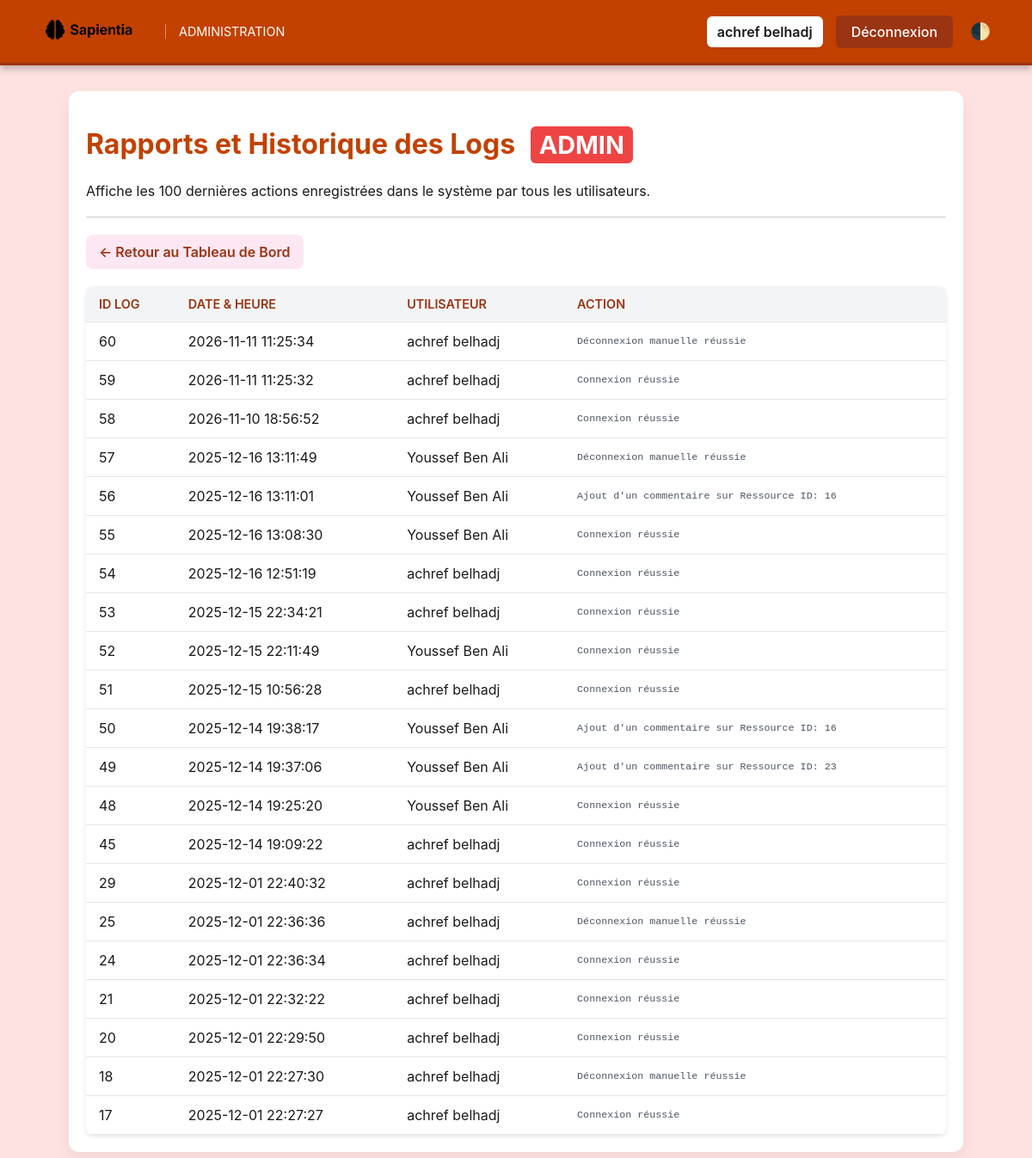
Page /admin/admin_view_logs.php (signed in) on the committed database.
### tables this page shows
CREATE TABLE `logs` (
  `id_log` int(11) NOT NULL,
  `id_utilisateur` int(11) DEFAULT NULL,
  `action` varchar(255) DEFAULT NULL,
  `date_action` timestamp NOT NULL DEFAULT current_timestamp(),
  `ip_adresse` varchar(50) DEFAULT NULL
);

CREATE TABLE `utilisateur` (
  `id_utilisateur` int(11) NOT NULL,
  `nom` varchar(50) DEFAULT NULL,
  `prenom` varchar(50) DEFAULT NULL,
  `email` varchar(100) DEFAULT NULL,
  `mot_de_passe` varchar(255) DEFAULT NULL,
  `role` enum('admin','eleve') DEFAULT 'eleve',
  `date_inscription` timestamp NOT NULL DEFAULT current_timestamp(),
  `date_naissance` date NOT NULL,
  `numero` varchar(20) NOT NULL
);

### admin/admin_view_logs.php (the view, shortened to what this page needs)
<?php
include "../connection.php";
$display_name = htmlspecialchars(trim(($_SESSION['prenom'] ?? '') . ' ' . ($_SESSION['nom'] ?? 'Admin')));
$logs = [];
if (!$conn->connect_error) {
    try {
        $sql = "SELECT
                    l.id_log,
                    l.action,
                    l.date_action, -- CORRIGÉ
                    u.nom,
                    u.prenom
                FROM logs l
                LEFT JOIN utilisateur u ON l.id_utilisateur = u.id_utilisateur
                ORDER BY l.date_action DESC -- CORRIGÉ dans l'ORDER BY
                LIMIT 100";
        $result = $conn->query($sql);
        if ($result) {
            $logs = $result->fetch_all(MYSQLI_ASSOC);
        } else {
            throw new Exception("Erreur de requête SQL: " . $conn->error);
        }
    } catch (Exception $e) {
        error_log("DB Error fetching logs: " . $e->getMessage());
        $error_message = "Une erreur est survenue lors du chargement des logs: " . $e->getMessage();
    }
} else {
    $error_message = "Erreur de connexion à la base de données.";
}
?>
<!DOCTYPE html>
<html lang="fr">
<head>
    <link rel="stylesheet" href="../css/admin.css">
    <link rel="stylesheet" href="../css/pages/admin_view_logs.css">
</head>
<body>
    <nav class="navbar">
        <div class="logo-area">
            <a href="admin_dashboard.php">
                <img src="../DDD-removebg-preview.png" onerror="this.src='https://placehold.co/35x35/FFFFFF/c24100?text=ADM';" alt="Logo Admin">
            </a>
            <span class="admin-title">ADMINISTRATION</span>
        </div>
        <div class="user-menu">
            <span class="user-name">
                <?php echo $display_name; ?>
            </span>
            <a href="../logout.php" class="logout-btn">
                Déconnexion
            </a>
            <button id="dark-toggle">🌓</button>
        </div>
    </nav>
    <div class="content-container">
        <h1>Rapports et Historique des Logs <span class="role-badge">ADMIN</span></h1>
        <p>Affiche les 100 dernières actions enregistrées dans le système par tous les utilisateurs.</p>
        <hr style="margin: 20px 0; border: 0; border-top: 1px solid #ccc;">
        <div style="margin-bottom: 20px;">
            <a href="admin_dashboard.php" class="btn-dashboard-back"> ← Retour au Tableau de Bord</a>
        </div>
        <div class="log-table-wrapper">
            <table class="log-table">
                <thead>
                    <tr>
                        <th>ID Log</th>
                        <th>Date & Heure</th>
                        <th>Utilisateur</th>
                        <th>Action</th>
                    </tr>
                </thead>
                <tbody>
                    <?php if (count($logs) > 0): ?>
                        <?php foreach ($logs as $log): ?>
                            <tr>
                                <td><?php echo htmlspecialchars($log['id_log']); ?></td>
                                <td><?php echo htmlspecialchars($log['date_action']); ?></td>
                                <td>
                                    <?php
                                        if (!empty($log['nom']) || !empty($log['prenom'])) {
                                            echo htmlspecialchars(trim($log['prenom'] . ' ' . $log['nom']));
                                        } else {
                                            echo "Utilisateur Inconnu";
                                        }
                                    ?>
                                </td>
                                <td class="action-cell"><?php echo htmlspecialchars($log['action']); ?></td>
                            </tr>
                        <?php endforeach; ?>
                    <?php endif; ?>
                </tbody>
            </table>
        </div>
    </div>
</body>
</html>

### css/admin.css (style rules this page uses)
:root { --text-dark: #1a1a1a; --card-bg: white; --admin-bg: #fee2e2; --dark-bg: #0f172a; --dark-card-bg: #1e293b; --dark-primary-light: #facc15; --dark-text: #cbd5e1; --dark-border: #334155; }
body { font-family: 'Inter', Arial, sans-serif; background-color: var(--admin-bg); margin: 0; color: var(--text-dark); transition: background-color 0.3s, color 0.3s; }
.navbar { background-color: var(--primary); border-bottom: 3px solid var(--primary-dark); padding: 1rem 3rem; display: flex; justify-content: space-between; align-items: center; box-shadow: 0 4px 8px rgba(0,0,0,0.25); }
.navbar .logo-area { display: flex; align-items: center; }
.navbar .logo-area a { text-decoration: none; }
.navbar .logo-area img { height: 35px; filter: invert(1); }
.navbar .logo-area .admin-title { font-size: 0.9rem; font-weight: 400; color: #fffff8; border-left: 1px solid rgba(255,255,255,0.4); padding-left: 15px; }
.user-menu { display: flex; align-items: center; gap: 15px; }
.user-menu .user-name { font-weight: 600; color: var(--text-dark); padding: 8px 12px; border-radius: 6px; background-color: white; box-shadow: 0 1px 3px rgba(0,0,0,0.1); }
.user-menu .logout-btn { background-color: var(--primary-dark); color: white; padding: 9px 18px; border-radius: 6px; text-decoration: none; font-weight: 500; transition: background-color 0.2s, transform 0.1s; }
#dark-toggle { background: none; border: none; color: white; font-size: 1.2rem; cursor: pointer; padding: 0; margin-left: 5px; }
.content-container { max-width: 800px; margin: 30px auto; padding: 20px; transition: background-color 0.3s, box-shadow 0.3s; }
.content-container h1 { color: var(--primary); transition: color 0.3s; }
.role-badge { display: inline-block; background-color: #ef4444; color: white; padding: 4px 10px; border-radius: 6px; font-size: 0.9em; font-weight: bold; margin-left: 10px; }

### css/pages/admin_view_logs.css (style rules this page uses)
:root { --primary: #c24100; --primary-dark: #9a3412; }
.navbar { transition: background-color 0.3s, border-color 0.3s; }
.navbar .logo-area a { font-size: 1.6rem; font-weight: 700; color: white; margin-right: 20px; letter-spacing: 0.5px; }
.navbar .logo-area img { margin-right: 12px; }
.user-menu .user-name { transition: background-color 0.3s, color 0.3s, box-shadow 0.3s; }
#dark-toggle { transition: transform 0.2s; }
.content-container { max-width: 1000px; background-color: var(--card-bg); border-radius: 12px; box-shadow: 0 10px 25px rgba(0,0,0,0.05); }
.log-table { width: 100%; border-collapse: collapse; margin-top: 20px; box-shadow: 0 2px 5px rgba(0,0,0,0.1); border-radius: 8px; overflow: hidden; }
.log-table th, .log-table td { padding: 12px 15px; text-align: left; border-bottom: 1px solid #e5e7eb; }
.log-table th { background-color: #f3f4f6; color: var(--primary-dark); font-weight: 600; text-transform: uppercase; font-size: 0.9em; }
.action-cell { font-family: monospace; font-size: 0.9em; color: #4b5563; max-width: 400px; overflow-wrap: break-word; }
.btn-dashboard-back { display: inline-block; background-color: #fce7f3; color: var(--primary-dark); padding: 10px 15px; border-radius: 8px; text-decoration: none; font-weight: 600; transition: background-color 0.2s; }

### rows in the picture
logs: id_log "60", date_action "2026-11-11 11:25:34", id_utilisateur.nom "achref belhadj", action "Déconnexion manuelle réussie"
logs: id_log "59", date_action "2026-11-11 11:25:32", id_utilisateur.nom "achref belhadj", action "Connexion réussie"
logs: id_log "58", date_action "2026-11-10 18:56:52", id_utilisateur.nom "achref belhadj", action "Connexion réussie"
logs: id_log "57", date_action "2025-12-16 13:11:49", id_utilisateur.nom "Youssef Ben Ali", action "Déconnexion manuelle réussie"
logs: id_log "56", date_action "2025-12-16 13:11:01", id_utilisateur.nom "Youssef Ben Ali", action "Ajout d'un commentaire sur Ressource ID: 16"
logs: id_log "55", date_action "2025-12-16 13:08:30", id_utilisateur.nom "Youssef Ben Ali", action "Connexion réussie"
logs: id_log "54", date_action "2025-12-16 12:51:19", id_utilisateur.nom "achref belhadj", action "Connexion réussie"
logs: id_log "53", date_action "2025-12-15 22:34:21", id_utilisateur.nom "achref belhadj", action "Connexion réussie"
logs: id_log "52", date_action "2025-12-15 22:11:49", id_utilisateur.nom "Youssef Ben Ali", action "Connexion réussie"
logs: id_log "51", date_action "2025-12-15 10:56:28", id_utilisateur.nom "achref belhadj", action "Connexion réussie"
logs: id_log "50", date_action "2025-12-14 19:38:17", id_utilisateur.nom "Youssef Ben Ali", action "Ajout d'un commentaire sur Ressource ID: 16"
logs: id_log "49", date_action "2025-12-14 19:37:06", id_utilisateur.nom "Youssef Ben Ali", action "Ajout d'un commentaire sur Ressource ID: 23"
logs: id_log "48", date_action "2025-12-14 19:25:20", id_utilisateur.nom "Youssef Ben Ali", action "Connexion réussie"
logs: id_log "45", date_action "2025-12-14 19:09:22", id_utilisateur.nom "achref belhadj", action "Connexion réussie"
logs: id_log "29", date_action "2025-12-01 22:40:32", id_utilisateur.nom "achref belhadj", action "Connexion réussie"
logs: id_log "25", date_action "2025-12-01 22:36:36", id_utilisateur.nom "achref belhadj", action "Déconnexion manuelle réussie"
logs: id_log "24", date_action "2025-12-01 22:36:34", id_utilisateur.nom "achref belhadj", action "Connexion réussie"
logs: id_log "21", date_action "2025-12-01 22:32:22", id_utilisateur.nom "achref belhadj", action "Connexion réussie"
logs: id_log "20", date_action "2025-12-01 22:29:50", id_utilisateur.nom "achref belhadj", action "Connexion réussie"
logs: id_log "18", date_action "2025-12-01 22:27:30", id_utilisateur.nom "achref belhadj", action "Déconnexion manuelle réussie"
logs: id_log "17", date_action "2025-12-01 22:27:27", id_utilisateur.nom "achref belhadj", action "Connexion réussie"

### other values in the picture
$display_name "achref belhadj"
